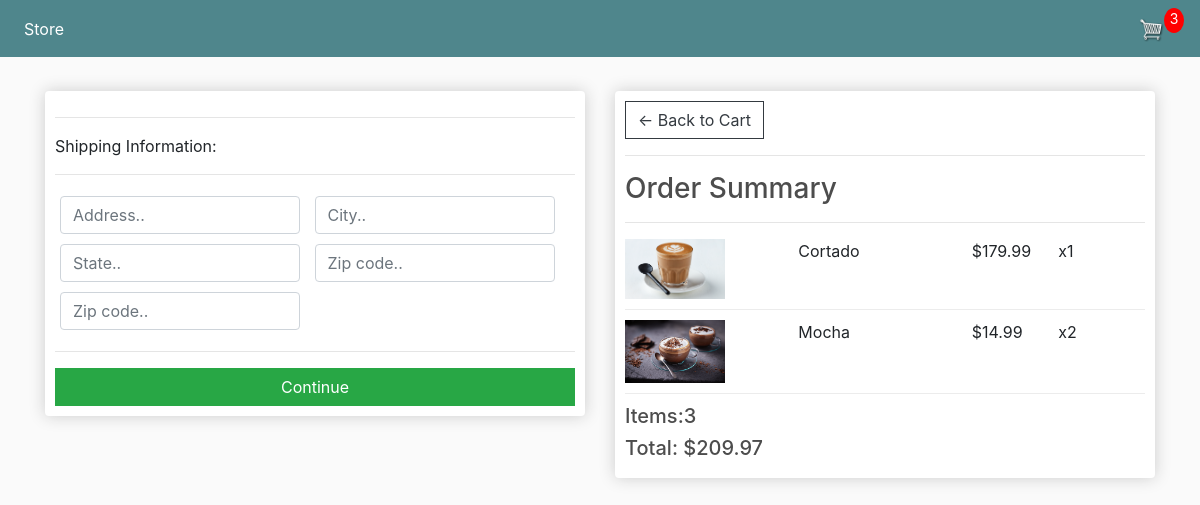
The app's page /checkout/ (signed in) with its own data.
### store/models.py (models this page shows, shortened)
class OrderItem(models.Model):
	product = models.ForeignKey(Product, on_delete=models.SET_NULL, null=True)
	order = models.ForeignKey(Order, on_delete=models.SET_NULL, null=True)
	quantity = models.IntegerField(default=0, null=True, blank=True)
	date_added = models.DateTimeField(auto_now_add=True)
	@property
	def get_total(self):
		total = self.product.price * self.quantity
		return total

class Product(models.Model):
	name = models.CharField(max_length=200)
	price = models.FloatField()
	digital = models.BooleanField(default=False,null=True, blank=True)
	image = models.ImageField(null=True, blank=True)
	description = models.TextField(null=True, blank=True)
	@property
	def imageURL(self):
		try:
			url = self.image.url
		except:
			url = ''
		return url

class Order(models.Model):
	customer = models.ForeignKey(Customer, on_delete=models.SET_NULL, null=True, blank=True)
	date_ordered = models.DateTimeField(auto_now_add=True)
	complete = models.BooleanField(default=False)
	transaction_id = models.CharField(max_length=100, null=True)
	@property
	def shipping(self):
		shipping = False
		orderitems = self.orderitem_set.all()
		for i in orderitems:
			if i.product.digital == False:
				shipping = True
		return shipping
	@property
	def get_cart_total(self):
		orderitems = self.orderitem_set.all()
		total = sum([item.get_total for item in orderitems])
		return total
	@property
	def get_cart_items(self):
		orderitems = self.orderitem_set.all()
		total = sum([item.quantity for item in orderitems])
		return total

### store/views.py (the view)
# urls.py: path('checkout/', views.checkout, name="checkout"),
def checkout(request):
	data = cartData(request)
	cartItems = data['cartItems']
	order = data['order']
	items = data['items']
	context = {'items':items, 'order':order, 'cartItems':cartItems}
	return render(request, 'store/checkout.html', context)

### store/utils.py (called while the page is built)
def cartData(request):
	if request.user.is_authenticated:
		customer = request.user.customer
		order, created = Order.objects.get_or_create(customer=customer, complete=False)
		items = order.orderitem_set.all()
		cartItems = order.get_cart_items
	else:
		cookieData = cookieCart(request)
		cartItems = cookieData['cartItems']
		order = cookieData['order']
		items = cookieData['items']
	return {'cartItems':cartItems ,'order':order, 'items':items}

### store/templates/store/checkout.html (shortened to what this page needs)
{% extends 'store/main.html'%}
{% load static %}
{% block content%}
<div class="row">
	<div class="col-lg-6">
		<div class="box-element" id="form-wrapper">
           <form id="form">
					<div id="shipping-info">
						<hr>
						<p>Shipping Information:</p>
						<hr>
						<div class="form-field">
							<input class="form-control" type="text" name="address" placeholder="Address..">
						</div>
						<div class="form-field">
							<input class="form-control" type="text" name="city" placeholder="City..">
						</div>
						<div class="form-field">
							<input class="form-control" type="text" name="state" placeholder="State..">
						</div>
						<div class="form-field">
							<input class="form-control" type="text" name="zipcode" placeholder="Zip code..">
						</div>
						<div class="form-field">
							<input class="form-control" type="text" name="country" placeholder="Zip code..">
						</div>
					</div>
					<hr>
					<input id="form-button" class="btn btn-success btn-block" type="submit" value="Continue">
				</form>
		</div>
		<br>
	</div>
	<div class="col-lg-6">
		<div class="box-element">
           <a  class="btn btn-outline-dark" href="{% url 'cart' %}">&#x2190; Back to Cart</a>
	<hr>
	<h3>Order Summary</h3>
	<hr>
    {% for item in items %}
	<div class="cart-row">
		<div style="flex:2"><img class="row-image" src="{{item.product.imageURL}}"></div>
		<div style="flex:2"><p>{{item.product.name}}</p></div>
		<div style="flex:1"><p>${{item.product.price}}</p></div>
		<div style="flex:1"><p>x{{item.quantity}}</p></div>
	</div>
    {% endfor %}
	<h5>Items:{{order.get_cart_items}}</h5>
	<h5>Total:   ${{order.get_cart_total|floatformat:2}}</h5>
		</div>
	</div>
</div>
{% endblock content%}

### static/css/main.css (style rules this page uses)
body { background-color: hsl(0, 0%, 98%); }
h1,h2,h3,h4,h5,h6 { color:hsl(0, 0%, 30%); }
.box-element { box-shadow:hsl(0, 0%, 80%) 0 0 16px; background-color: #fff; border-radius: 4px; padding: 10px; }
.col-lg-4, .col-lg-6, .col-lg-8, .col-lg-12 { margin-top: 10px; }
.btn { border-radius: 0; }
.row-image { width: 100px; }
.form-field { width:250px; display: inline-block; padding: 5px; }
.cart-row { display: flex; align-items: flex-stretch; padding-bottom: 10px; margin-bottom: 10px; border-bottom: 1px solid #ececec; }

### records on screen
OrderItem: product.imageURL (picture), product.name "Cortado", product.price "179.99", quantity "1"
OrderItem: product.imageURL (picture), product.name "Mocha", product.price "14.99", quantity "2"
Order: get_cart_items "3", get_cart_total "209.97"

### other values on screen
{{ cartItems }} "3"
